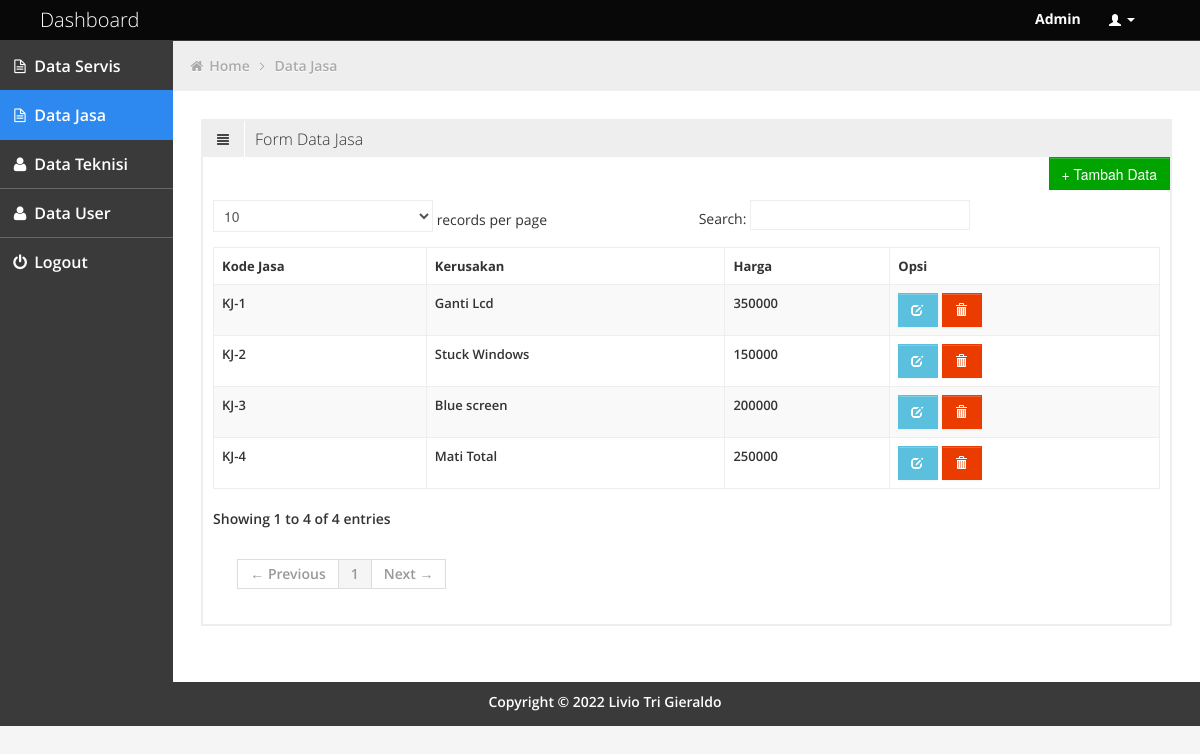
The page /teknisi/jasa.php (signed in) on the database its author committed.
### tables this page shows
CREATE TABLE `jasa` (
  `no` int(10) NOT NULL,
  `kd_jasa` varchar(15) NOT NULL,
  `kerusakan` varchar(100) NOT NULL,
  `harga` int(20) NOT NULL
);

### teknisi/jasa.php (the view, shortened to what this page needs)
<!DOCTYPE html>
<html lang="en">
<head>
	<link id="bootstrap-style" href="../css/bootstrap.min.css" rel="stylesheet">
	<link href="../css/bootstrap-responsive.min.css" rel="stylesheet">
	<link id="base-style" href="../css/style.css" rel="stylesheet">
	<link id="base-style-responsive" href="../css/style-responsive.css" rel="stylesheet">
	<link rel="stylesheet" type="text/css" href="../css2/font.css">
</head>
<body>
	<?php include 'navbar.php'; ?>
		<div class="container-fluid-full">
				<div class="row-fluid">
					<?php include 'sidebarr.php'; ?>
						<div id="content" class="span10">
								<ul class="breadcrumb">
									<li>
										<i class="icon-home"></i>
										<a href="dashboard.php">Home</a>
										<i class="icon-angle-right"></i>
									</li>
									<li><a href="jasa.php">Data Jasa</a></li>
								</ul>
			  <div class="row-fluid sortable">
					<div class="box span12">
						<div class="box-header">
							<h2><i class="halflings-icon align-justify"></i><span class="break"></span>Form Data Jasa </h2>
						</div>
                        <div class="clearfix">
                            <button class="width-35 pull-right btn btn-sm btn-success" onclick="location.href='tambahjasa.php'">
                                <span class="bigger-110"> + Tambah Data</span>
                            </button>
                        </div>
						<div class="box-content">
							<table class="table table-striped table-bordered bootstrap-datatable datatable">
						    <thead>
						      <tr>
						        <th><font size="2">Kode Jasa</th>
						        <th><font size="2">Kerusakan</th>
						        <th><font size="2">Harga</th>
						        <th><font size="2">Opsi</th>
						      </tr>
						    </thead>
						    <tbody>
						    <?php
						    include '../config/koneksi.php';
						    $data = $conn->query("SELECT * FROM jasa ORDER BY kd_jasa desc");
						    while ($result = $data->fetch_assoc()){
						    	?>
						      <tr>
						        <td><font size="2"><?php echo $result ['kd_jasa']; ?></td>
						        <td><font size="2"><?php echo $result ['kerusakan'] ; ?></td>
						        <td><font size="2"><?php echo $result ['harga'] ; ?></td>
							    <td class="center">
									<a class="btn btn-info" href="edit_jasa.php?kd_jasa=<?php echo $result ['kd_jasa'] ; ?>" title="Edit Data Jasa">
										<i class="halflings-icon white edit"></i></a>
									<a class="btn btn-danger" href="../aksi/proses_teknisi.php?kd_jasa=<?php echo $result ['kd_jasa'] ; ?>"onclick="return confirm('Apakah anda yakin akan menghapus data ini?')"title="Hapus Data">
										<i class="halflings-icon white trash"></i></a>
								</td>
						      </tr>
						      <?php
						      }
						      ?>
						    </tbody>
			 		      </table>
						</div>
					</div>
					</div>
			</div>
				</div>
			</div>
	<?php include 'footer.php';?>
</body>
</html>

### css/style.css (style rules this page uses)
body { background: #F5F5F5; color: #333; border: none; font-family: 'Open Sans', sans-serif; font-weight: 600; }
a { color: #646464; }
h2 { font-size: 16px; line-height: 16px; }
#content { background: #ffffff; filter: none; min-height: 100%; padding: 20px 20px; position: relative; }
.breadcrumb { margin: -28px -28px 28px -28px; line-height: 34px; background: #eee; border: 0px; color: #aaa; -webkit-box-shadow: none; -moz-box-shadow: none; box-shadow: none; -webkit-border-radius: 0px; -moz-border-radius: 0px; border-radius: 0px; }
.breadcrumb a { color: #aaa; text-shadow: 0px 1px 1px #fff; }
.box { border: 2px solid #eee; background: #fff !important; margin-bottom: 28px; }
.box-header { height: 16px; font-size: 16px; line-height: 16px; padding: 10px; background: #eee; -webkit-box-shadow: none; -moz-box-shadow: none; box-shadow: none; overflow: hidden; }
.box-header h2 { float:left; margin-top: 0px; font-weight: 300; }
.box-header h2 i { margin: 0px 3px 0px 4px; opacity: .8; filter: alpha(opacity=80); -ms-filter:"progid:DXImageTransform.Microsoft.Alpha(Opacity=80)"; }
.box-content { position: relative; z-index: 50; margin-top: -1px; padding: 10px; background: #fff !important; }
.btn { display: inline-block; padding: 6px 12px; margin-bottom: 0; font-size: 14px; font-weight: 500; line-height: 20px; text-align: center; white-space: nowrap; vertical-align: middle; cursor: pointer; border: 1px solid #a7a9aa; -webkit-border-radius: 0px !important; border-radius: 0px !important; }
.btn i { margin-top: 2px; }
.btn { color: #ffffff; background-color: #a7a9aa; border-color: #a7a9aa; background-image: none; filter: none; text-shadow: none; }
.btn-danger { background-color: #EB3C00; border-color: #EB3C00; }
.btn-success { background-color: #00A300; border-color: #00A300; }
.btn-info { background-color: #5bc0de; border-color: #5bc0de; }
.table th, .table td { border-top: 1px solid #eee; }
.table-bordered { border-color: #eee; -webkit-border-radius: 0px !important; -moz-border-radius: 0px !important; border-radius: 0px !important; }
.table-bordered th, .table-bordered td { border-left: 1px solid #eee; }
.table-bordered thead:first-child tr:first-child > th:first-child, .table-bordered tbody:first-child tr:first-child > td:first-child, .table-bordered tbody:first-child tr:first-child > th:first-child { -webkit-border-radius: 0px !important; -moz-border-radius: 0px !important; border-radius: 0px !important; }
.table-bordered thead:first-child tr:first-child > th:last-child, .table-bordered tbody:first-child tr:first-child > td:last-child, .table-bordered tbody:first-child tr:first-child > th:last-child { -webkit-border-radius: 0px !important; -moz-border-radius: 0px !important; border-radius: 0px !important; }
.table-bordered thead:last-child tr:last-child > th:first-child, .table-bordered tbody:last-child tr:last-child > td:first-child, .table-bordered tbody:last-child tr:last-child > th:first-child, .table-bordered tfoot:last-child tr:last-child > td:first-child, .table-bordered tfoot:last-child tr:last-child > th:first-child { -webkit-border-radius: 0px !important; -moz-border-radius: 0px !important; border-radius: 0px !important; }
.table-bordered thead:last-child tr:last-child > th:last-child, .table-bordered tbody:last-child tr:last-child > td:last-child, .table-bordered tbody:last-child tr:last-child > th:last-child, .table-bordered tfoot:last-child tr:last-child > td:last-child, .table-bordered tfoot:last-child tr:last-child > th:last-child { -webkit-border-radius: 0px !important; -moz-border-radius: 0px !important; border-radius: 0px !important; }

### css/style-responsive.css (style rules this page uses)
@media (min-width: 1200px) { .container-fluid-full { overflow: hidden; position: relative; height: 100%; } }
@media (min-width: 1200px) { #content { width: 85.578%; padding: 28px; margin: 0px 0px; margin-left: 14.422% !important; } }

### css/halflings.css (style rules this page uses)
html, html .halflings { -webkit-font-smoothing: antialiased !important; }
.halflings-icon { display: inline-block; width: 14px; height: 14px; line-height: 14px; vertical-align: text-top; background-image: url(../img/glyphicons_halflings.svg); background-position: 0 0; background-repeat: no-repeat; vertical-align: top; *display: inline; *zoom: 1; *margin-right: .3em; }
.halflings-icon.white { background-image: url(../img/glyphicons_halflings-white.svg); }
.halflings-icon.trash { background-position: -456px 0; }
.halflings-icon.align-justify { background-position: -336px -48px; }
.halflings-icon.edit { background-position: -96px -72px; }

### rows shown on the page
jasa: kd_jasa "KJ-4", kerusakan "Mati Total", harga "250000"
jasa: kd_jasa "KJ-3", kerusakan "Blue screen", harga "200000"
jasa: kd_jasa "KJ-2", kerusakan "Stuck Windows", harga "150000"
jasa: kd_jasa "KJ-1", kerusakan "Ganti Lcd", harga "350000"

### other values the page prints
$_SESSION['level'] "Admin"
